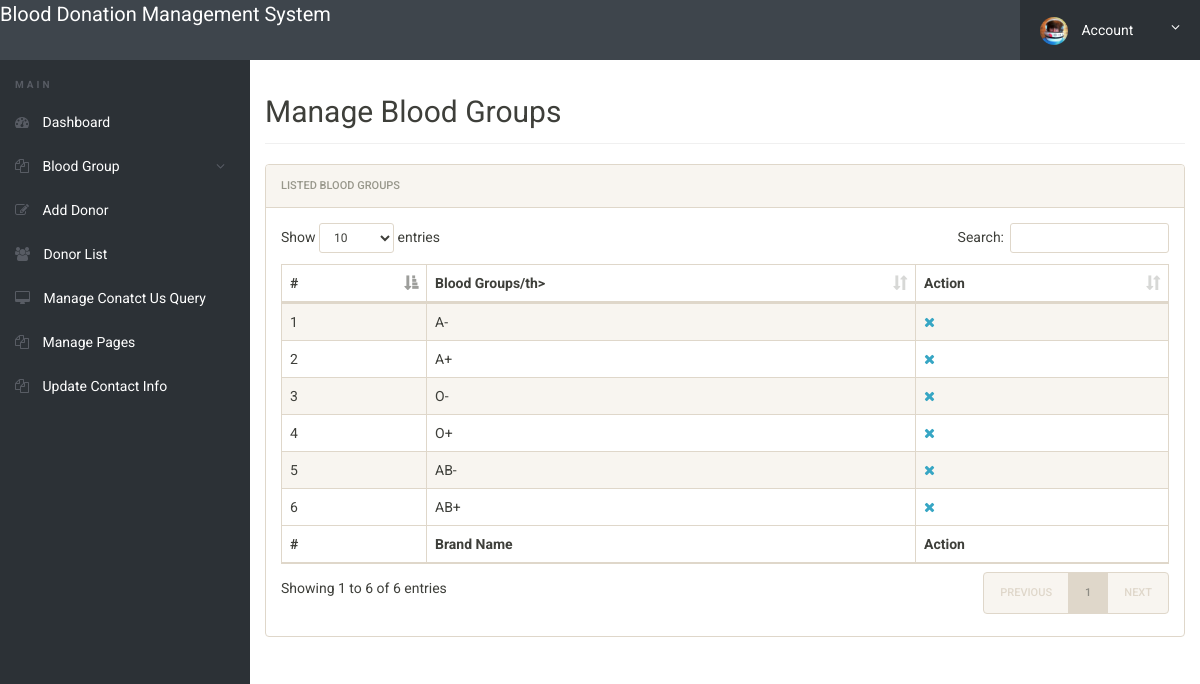
/admin/manage-bloodgroup.php (signed in), run on the app's committed database.
### tables this page shows
CREATE TABLE `tblbloodgroup` (
  `id` int(11) NOT NULL,
  `BloodGroup` varchar(20) DEFAULT NULL,
  `PostingDate` timestamp NOT NULL DEFAULT current_timestamp()
);

### admin/manage-bloodgroup.php (the view, shortened to what this page needs)
<?php
include('includes/config.php');
if(strlen($_SESSION['alogin'])==0)
	{
header('location:index.php');
}
else{
 ?>
<!doctype html>
<html lang="en" class="no-js">
<head>
	<link rel="stylesheet" href="css/font-awesome.min.css">
	<link rel="stylesheet" href="css/bootstrap.min.css">
	<link rel="stylesheet" href="css/dataTables.bootstrap.min.css">
	<link rel="stylesheet" href="css/bootstrap-social.css">
	<link rel="stylesheet" href="css/bootstrap-select.css">
	<link rel="stylesheet" href="css/fileinput.min.css">
	<link rel="stylesheet" href="css/awesome-bootstrap-checkbox.css">
	<link rel="stylesheet" href="css/style.css">
</head>
<body>
	<?php include('includes/header.php');?>
	<div class="ts-main-content">
		<?php include('includes/leftbar.php');?>
		<div class="content-wrapper">
			<div class="container-fluid">
				<div class="row">
					<div class="col-md-12">
						<h2 class="page-title">Manage Blood Groups</h2>
						<div class="panel panel-default">
							<div class="panel-heading">Listed  Blood Groups</div>
							<div class="panel-body">
								<table id="zctb" class="display table table-striped table-bordered table-hover" cellspacing="0" width="100%">
									<thead>
										<tr>
										<th>#</th>
											<th>Blood Groups/th>
											<th>Action</th>
										</tr>
									</thead>
									<tfoot>
										<tr>
										<th>#</th>
											<th>Brand Name</th>
											<th>Action</th>
										</tr>
									</tfoot>
									<tbody>
<?php $sql = "SELECT * from  tblbloodgroup ";
$query = $dbh -> prepare($sql);
$query->execute();
$results=$query->fetchAll(PDO::FETCH_OBJ);
$cnt=1;
if($query->rowCount() > 0)
{
foreach($results as $result)
{				?>
										<tr>
											<td><?php echo htmlentities($cnt);?></td>
											<td><?php echo htmlentities($result->BloodGroup);?></td>
<td>
<a href="manage-bloodgroup.php?del=<?php echo $result->id;?>" onclick="return confirm('Do you want to delete');"><i class="fa fa-close"></i></a></td>
										</tr>
										<?php $cnt=$cnt+1; }} ?>
									</tbody>
								</table>
							</div>
						</div>
					</div>
				</div>
			</div>
		</div>
	</div>
</body>
</html>
<?php } ?>

### admin/css/style.css (style rules this page uses)
html { font-size: 14px; }
@media only screen and (min-width: 480px) { html { font-size: 17px; } }
@media only screen and (min-width: 768px) { html { font-size: 14px; } }
body { font-size: 1em; }
a { color: #37a6c4; }
.panel { overflow: hidden; }
.page-title { padding-bottom: 15px; margin-bottom: 20px; border-bottom: 1px solid #f0f0f0; }
.ts-main-content .content-wrapper { padding-top: 15px; margin-top: 60px; }
@media only screen and (min-width: 992px) { .ts-main-content .content-wrapper { margin-left: 250px; } }

### data on the page
tblbloodgroup: BloodGroup "A-"
tblbloodgroup: BloodGroup "A+"
tblbloodgroup: BloodGroup "O-"
tblbloodgroup: BloodGroup "O+"
tblbloodgroup: BloodGroup "AB-"
tblbloodgroup: BloodGroup "AB+"
